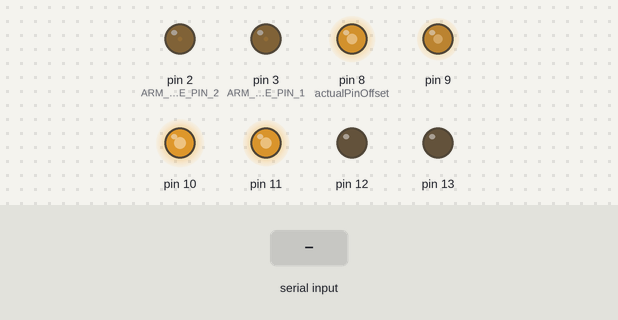
Simulated run of this sketch. Board: Arduino Mega 2560, built with avr-gcc and run on an emulated ATmega2560. On the bench: output pins drawn as LEDs (lit = HIGH). The test bench sets the inputs (shaded band). What the sketch prints to the serial monitor is not drawn.

Above: at 4.1 s.
4.2 s: "1\n" received over Serial
At 25.85 s:
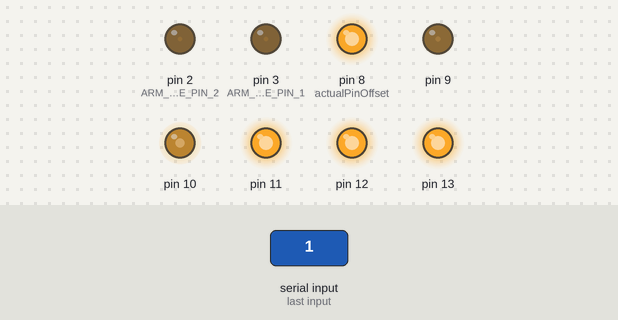
At 26.93 s:
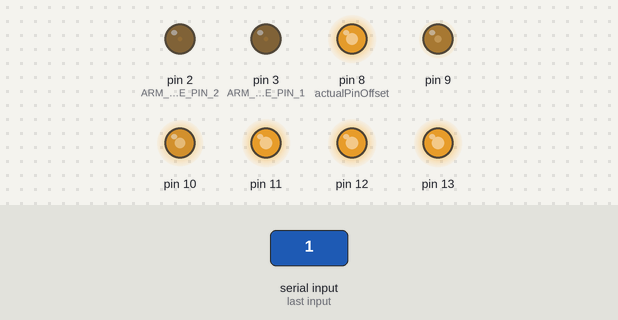
Timing chart, 0 to 27.4 s (numbered marks = the images above; inputs shaded):
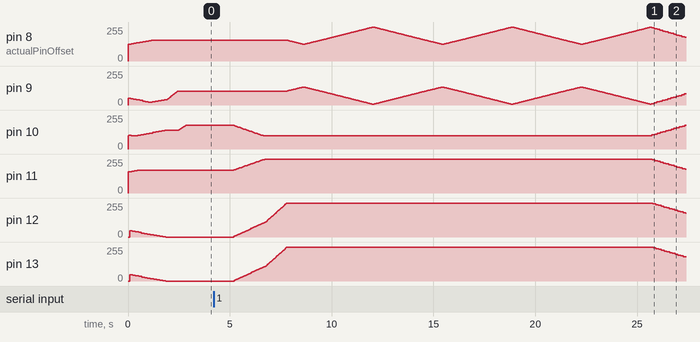

The sketch:

ArmControl.ino
```cpp
// Left arm arduino control

char receivedChar;
int receivedInt;
boolean newData = false;

//number of total pins
const int numOfPins = 20;

int pinMax[numOfPins] = {255, 135, 255, 255, 255, 255};
int pinMin[numOfPins] = {125,  0,   100,   160,   0,   0};
int pinRest[numOfPins] = {155, 105, 180, 170, 0, 0};

int pinVal[numOfPins] = {50, 50, 50, 50, 50, 50, 50, 50, 50, 50, 50, 50};

//offset that the pins have on the board starting from 0
int actualPinOffset = 8;

//how much is added to the pins by default each loop
int baseRate = 1;

/****************************
 *  Pin Variables
************************** */

int ARM_ROTATE_PIN_1 = 0;
int ARM_ROTATE_PIN_2 = 1;

int ARM_RAISE_PIN_1 = 3;
int ARM_RAISE_PIN_2 = 2;

int BICEP_RAISE_PIN_1 = 4;
int BICEP_RAISE_PIN_2 = 5;

/****************************
 *    Prototypes
 *
 ************************/
 void moveArm();
 void recInfo();
 void changeMovement(int mov);
 void wave();
 void point();
 void welcome();
 void resetPosition(float modifier = 1);
 bool raiseArm(int val, float modifier = 1);
 bool raiseBicep(int val, float modifier = 1);
 bool turnArm(int val, float modifier = 1);
 bool restTurnArm(float modifier = 1);
 bool restRaiseArm(float modifier = 1);
 bool restRaiseBicep(float modifier = 1);
 bool rotatePinGroup(int pinNum1, int pinNum2, int val, float modifier = 1);
 bool changePinGroup(int pinNum1, int pinNum2, int val, float modifier = 1);
 bool changePinValue(int pinNum, int val, float modifier = 1);
 bool writeToPin(int pinNum, int value);
 bool normalizePin(int pinNum);


void debug()
{
   if (!newData) return; // if no new command recieved since last run, do not execute any case

  int blueprint = receivedInt; // store recieved int into variable for switch statements
  Serial.println("Number received: " + String(blueprint)); // print int recieved for communication confirmation
  rotatePinGroup(2, 3, blueprint);

  newData = false;

}

void setup() {
  // put your setup code here, to run once:
  Serial.begin(9600);
  for(int i=2; i<= 3; i++){
    analogWrite(i, OUTPUT);
  }

  resetPosition(4);
}

void loop() {
  recInfo();
  //point();
  //wave();
  //welcome();
  moveArm();
  //debug();
}

// switch statements for preprogrammed motions based on recieved int
void moveArm(){

  if (!newData) return; // if no new command recieved since last run, do not execute any case

  int blueprint = receivedInt; // store recieved int into variable for switch statements
  Serial.println("Number received: " + String(blueprint)); // print int recieved for communication confirmation
  switch (blueprint){
  case 1: // Wave case
    Serial.println("Case 1 start");
    wave();
    Serial.println("Case 1 end");
    break;
  case 2: // welcome case
    Serial.println("Case  2 start");
    welcome();
    Serial.println("Case 2 end");
    break;
  case 3: // point case
    Serial.println("Case 3 start");
    point();
    Serial.println("Case 3 end");
    break;
  case 4:
  resetPosition();
    break;
  }

  newData = false;

}


//wave
//raise arm
//raise bicep
//move arm back and forth

//point
//raise arm

//welcome
//move arms back
//raise arms
//raise biceps

void recInfo() {
  if (Serial.available()) {
    Serial.println("recInfo\n"); // print method name for run confirmation

    changeMovement(atoi(Serial.readString().c_str()));
  }
}

void changeMovement(int mov)
{
  if(newData == true)
  {
    resetPosition();
  }

  newData = true;
  receivedInt = mov;
}

void wave()
{
  while(!raiseArm(255, 3) & !raiseBicep(255, 4));
  while(!raiseBicep(255, 4));

  for(int i = 0; i < 3; i++)
  {
    while(!turnArm(0));
    while(!turnArm(255));
  }

  resetPosition(6);
}

void point()
{
  while(!raiseArm(255, 4));
  for(int i=0; i<3; i++)
    {
      while(!raiseBicep(255, 3));
      while(!raiseBicep(0, 3));
    }

  resetPosition(4);
}

void welcome()
{
  while(!turnArm(-220, 3) && !raiseArm(220, 3) && !raiseBicep(220, 3))
  {

  }
  while(!raiseArm(255, 3) && !raiseBicep(255, 3))
{
  }
  while(!raiseBicep(255, 2))
  {
  }

  delay(2500);

  resetPosition(6);
}

void resetPosition(float modifier)
{
  //wait until the entire machine has reached the resting values
  while(!restTurnArm(modifier) && !restRaiseArm(modifier) && !restRaiseBicep(modifier));
  while(!restTurnArm(modifier));
  while(!restRaiseArm(modifier));
  while(!restRaiseBicep(modifier));
Serial.print("reset finished");
}

////////////////////////////////////////////////////////////////////////////////////////////////////////////////////////////////////////////////

//changes the arm raise pin 1 to the sepcified value while inversely changing arm raise pin 2
//returns true when the arm has reached the desired value or has been normalized
bool raiseArm(int val, float modifier)
{
  int firstPin = ARM_RAISE_PIN_1; //10
  int secondPin = ARM_RAISE_PIN_2; //9

  if(val < 0)
  {
    val *= -1;
    firstPin = ARM_RAISE_PIN_2; //9
    secondPin = ARM_RAISE_PIN_1; //10
  }

  return rotatePinGroup(firstPin, secondPin, val, modifier);
}

//changes the bicep raise pins at the same rate
//returns true when the bicep has raised to the desired value or has been normalized
bool raiseBicep(int val, float modifier)
{
  return changePinGroup(BICEP_RAISE_PIN_1, BICEP_RAISE_PIN_2, val, modifier);
  //return true;
}

//changes the arm rotate pin 1 to the specified value while inversely changing arm rotate pin2
//returns true when the arm has reached the desired value or has been normalized
bool turnArm(int val, float modifier)
{
  int firstPin = ARM_ROTATE_PIN_1;
  int secondPin = ARM_ROTATE_PIN_2;

  if(val < 0)
  {
    val *= -1;
    firstPin = ARM_ROTATE_PIN_2;
    secondPin = ARM_ROTATE_PIN_1;
  }
  return rotatePinGroup(firstPin, secondPin, val, modifier);
}

/////////////////////////////////////////////////////////////////////////////////////////////////////////////////////////////////////////////////

//goes towards the resting value of the turning arm
bool restTurnArm(float modifier)
{
  if(turnArm(pinRest[ARM_ROTATE_PIN_1], modifier))
  {
    Serial.println("inside restTurnarm");
    return changePinValue(ARM_ROTATE_PIN_2, pinRest[ARM_ROTATE_PIN_2], modifier);
  }
  return false;
}

//goes towards the resting value of the turning arm
bool restRaiseArm(float modifier)
{
  if(raiseArm(pinRest[ARM_RAISE_PIN_1], modifier))
  {
    Serial.println("inside restraise arm");
    return changePinValue(ARM_RAISE_PIN_2, pinRest[ARM_RAISE_PIN_2], modifier);
  }
  return false;
}

//goes towards the resting value of the turning arm
bool restRaiseBicep(float modifier)
{
  Serial.println("inside restRaiseBicep");
  if(raiseBicep(pinRest[BICEP_RAISE_PIN_1], modifier))
  {
    bool test = changePinValue(BICEP_RAISE_PIN_2, pinRest[BICEP_RAISE_PIN_2], modifier);

     Serial.println(test);
     Serial.println("");
     Serial.println("Exiting rest raise bicep");
    return test;

  }
  Serial.println("Exiting rest raise bicep");
  return false;
}

//////////////////////////////////////////////////////////////////////////////////////////////////////////////////////////////////////////

//increases one pin at the same rate the other pin decreases
//the given val is the desired val for pinNum1, pinNum2 will do inverse operation
//returns true when the first pin has reached the desired value or has been normalized
bool rotatePinGroup(int pinNum1, int pinNum2, int val, float modifier)
{
  //store the current values of the two pins
  int pin1Val = pinVal[pinNum1];
  int pin2Val = pinVal[pinNum2];

  //get the value to add to the current pin
  int difference = val - pin1Val;

  if(difference == 0)
  {
    //Serial.println(pinVal[pinNum1]);
    //Serial.println("Already at value");
    return true;
  }

  //change the values of the pins
  changePinValue(pinNum2, pin2Val - difference, modifier);
  return changePinValue(pinNum1, pin1Val + difference, modifier);
}

//changes the two given pins at the same rate
//returns true when both pin groups have reached the desired value or has been normalized
bool changePinGroup(int pinNum1, int pinNum2, int val, float modifier)
{
  //change both pins by the given parameters
  bool val1 = changePinValue(pinNum1, val, modifier);
  bool val2 = changePinValue(pinNum2, val, modifier);


  return val1 && val2;
}

///////////////////////////////////////////////////////////////////////////////////////////////////////////////////////////////////////////////////////

//changes the pin to the specified modifier
//returns true when the pin has reached the desired value or has been normalized
bool changePinValue(int pinNum, int val, float modifier)
{
  int currentVal = pinVal[pinNum];
  bool returnVal = false;

  //check if the destination value is below or aboove the current value
  if(val < currentVal)
  {
    //subtract by the base rate and multiply by the modifier
    currentVal -= baseRate * modifier;

    //if the step went past the value, just set it to the value
    if(currentVal <= val)
    {
      pinVal[pinNum] = val;
      currentVal = val;
      returnVal = true;
    }
  }
  else if (val > currentVal)
  {
    //add by the base rate and multiply by the modifier
    currentVal += baseRate * modifier;
     //if the step went past the value, just set it to the value
    if(currentVal >= val)
    {
      pinVal[pinNum] = val;
      currentVal = val;
      returnVal = true;
    }
  }
  else
  {
    return true;
  }

  //output to the pin
  //if either of these values is true, true should be returned
  returnVal = writeToPin(pinNum, currentVal) || returnVal;

  Serial.println(returnVal);
  Serial.println("");

  return returnVal;
}

//does an analog write, but checks the max and min nums for the pin
//returns true when the value has been normalized
bool writeToPin(int pinNum, int value)
{
  bool returnVal = false;

  //update the value outputted to the pin
  pinVal[pinNum] = value;

  //make sure the pin is not above or below the values
  returnVal = normalizePin(pinNum);

  //write to the pin
  analogWrite(pinNum + actualPinOffset, pinVal[pinNum]);
  Serial.println(pinNum+actualPinOffset, 10);
  Serial.println(pinVal[pinNum], 10);

  return returnVal;
}

//corrects any values that are below the min of the pin and above the max of the pin
//returns true when the pin has been normalized
bool normalizePin(int pinNum)
{
  //make sure the output does not go past the extremes for the pin
  if(pinVal[pinNum] >= pinMax[pinNum])
  {
    pinVal[pinNum] = pinMax[pinNum];
    return true;
  }
  else if(pinVal[pinNum] <= pinMin[pinNum])
  {
    pinVal[pinNum] = pinMin[pinNum];
    return true;
  }
  return false;
}
```
